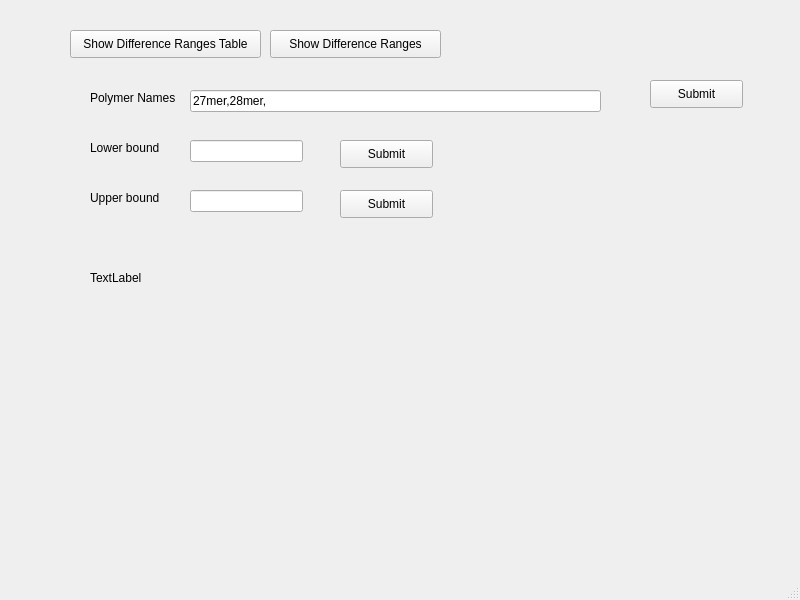
<?xml version="1.0" encoding="UTF-8"?>
<ui version="4.0">
 <class>MainWindow3</class>
 <widget class="QMainWindow" name="MainWindow3">
  <property name="geometry">
   <rect>
    <x>0</x>
    <y>0</y>
    <width>800</width>
    <height>600</height>
   </rect>
  </property>
  <property name="windowTitle">
   <string>MainWindow</string>
  </property>
  <widget class="QWidget" name="centralwidget">
   <widget class="QLabel" name="label_2">
    <property name="geometry">
     <rect>
      <x>90</x>
      <y>90</y>
      <width>91</width>
      <height>16</height>
     </rect>
    </property>
    <property name="text">
     <string>Polymer Names</string>
    </property>
   </widget>
   <widget class="QLabel" name="label_3">
    <property name="geometry">
     <rect>
      <x>90</x>
      <y>140</y>
      <width>91</width>
      <height>16</height>
     </rect>
    </property>
    <property name="text">
     <string>Lower bound</string>
    </property>
   </widget>
   <widget class="QLabel" name="label_4">
    <property name="geometry">
     <rect>
      <x>90</x>
      <y>190</y>
      <width>81</width>
      <height>16</height>
     </rect>
    </property>
    <property name="text">
     <string>Upper bound</string>
    </property>
   </widget>
   <widget class="QLineEdit" name="lineEdit_2">
    <property name="geometry">
     <rect>
      <x>190</x>
      <y>90</y>
      <width>411</width>
      <height>22</height>
     </rect>
    </property>
    <property name="text">
     <string>27mer,28mer,</string>
    </property>
   </widget>
   <widget class="QLineEdit" name="lineEdit_3">
    <property name="geometry">
     <rect>
      <x>190</x>
      <y>140</y>
      <width>113</width>
      <height>22</height>
     </rect>
    </property>
   </widget>
   <widget class="QLineEdit" name="lineEdit_4">
    <property name="geometry">
     <rect>
      <x>190</x>
      <y>190</y>
      <width>113</width>
      <height>22</height>
     </rect>
    </property>
   </widget>
   <widget class="QPushButton" name="pushButton_2">
    <property name="geometry">
     <rect>
      <x>650</x>
      <y>80</y>
      <width>93</width>
      <height>28</height>
     </rect>
    </property>
    <property name="text">
     <string>Submit</string>
    </property>
   </widget>
   <widget class="QPushButton" name="pushButton_3">
    <property name="geometry">
     <rect>
      <x>340</x>
      <y>140</y>
      <width>93</width>
      <height>28</height>
     </rect>
    </property>
    <property name="text">
     <string>Submit</string>
    </property>
   </widget>
   <widget class="QPushButton" name="pushButton_4">
    <property name="geometry">
     <rect>
      <x>340</x>
      <y>190</y>
      <width>93</width>
      <height>28</height>
     </rect>
    </property>
    <property name="text">
     <string>Submit</string>
    </property>
   </widget>
   <widget class="QPushButton" name="pushButton">
    <property name="geometry">
     <rect>
      <x>70</x>
      <y>30</y>
      <width>191</width>
      <height>28</height>
     </rect>
    </property>
    <property name="text">
     <string>Show Difference Ranges Table</string>
    </property>
   </widget>
   <widget class="QPushButton" name="pushButton_5">
    <property name="geometry">
     <rect>
      <x>270</x>
      <y>30</y>
      <width>171</width>
      <height>28</height>
     </rect>
    </property>
    <property name="text">
     <string>Show Difference Ranges</string>
    </property>
   </widget>
   <widget class="QLabel" name="label">
    <property name="geometry">
     <rect>
      <x>90</x>
      <y>270</y>
      <width>55</width>
      <height>16</height>
     </rect>
    </property>
    <property name="text">
     <string>TextLabel</string>
    </property>
   </widget>
  </widget>
  <widget class="QMenuBar" name="menubar">
   <property name="geometry">
    <rect>
     <x>0</x>
     <y>0</y>
     <width>800</width>
     <height>26</height>
    </rect>
   </property>
  </widget>
  <widget class="QStatusBar" name="statusbar"/>
 </widget>
 <resources/>
 <connections/>
</ui>
